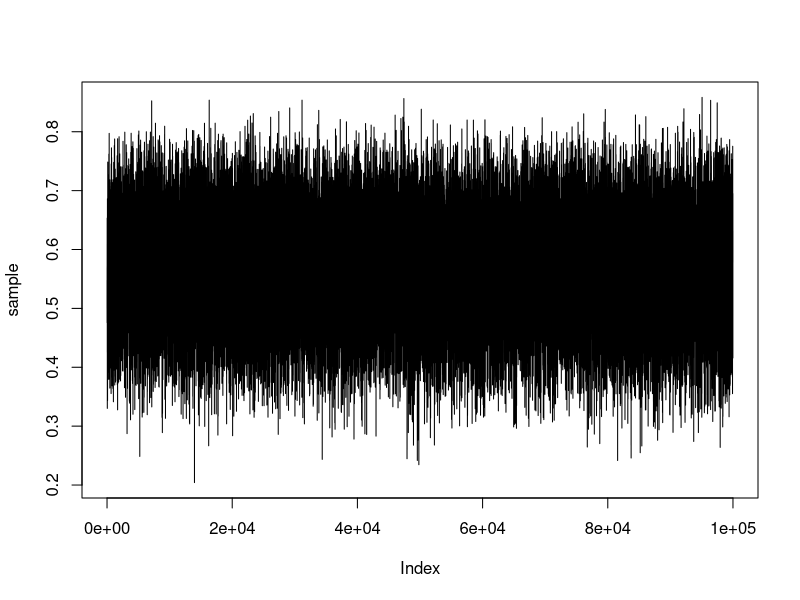
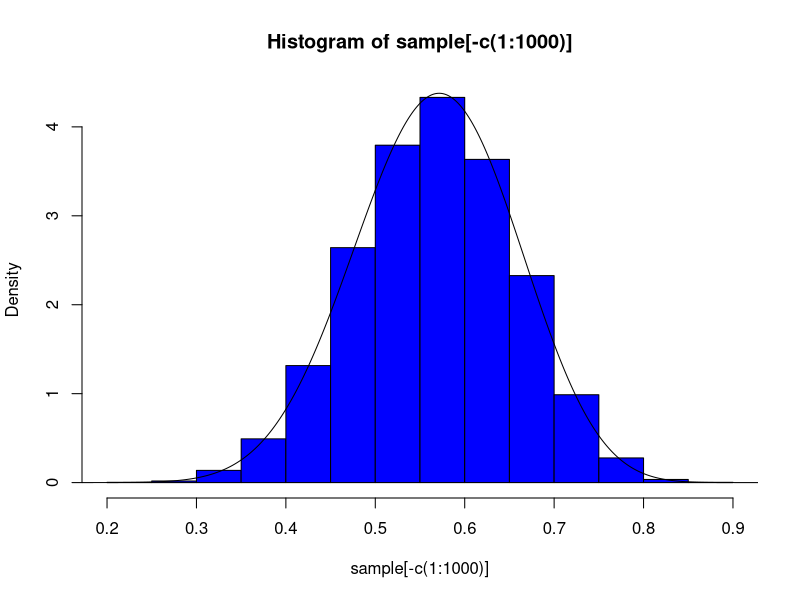
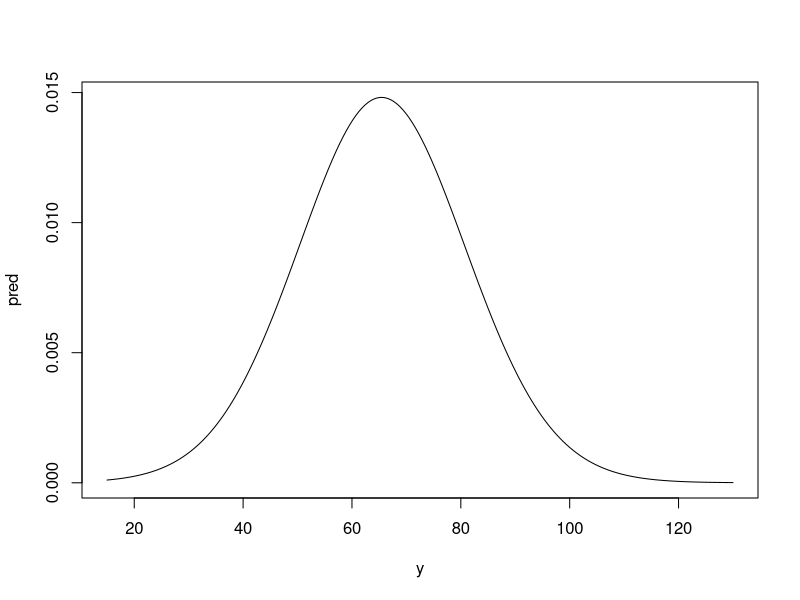
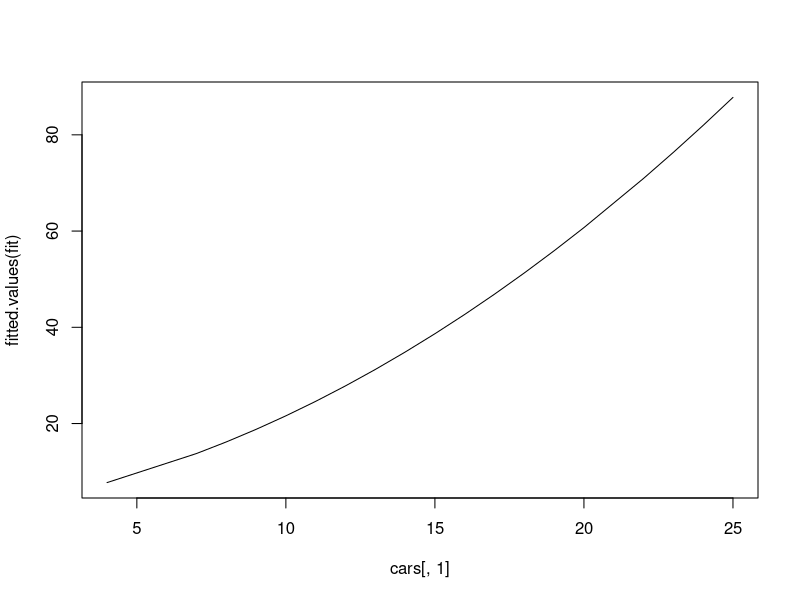
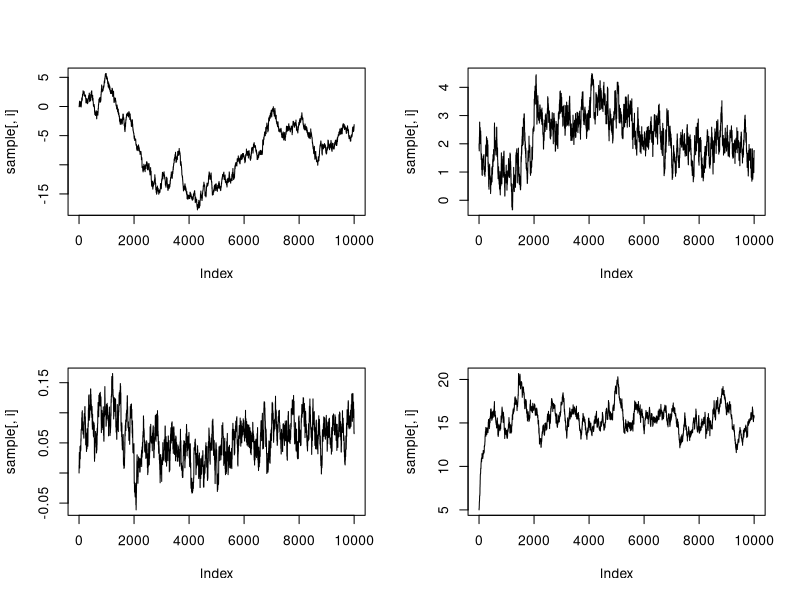
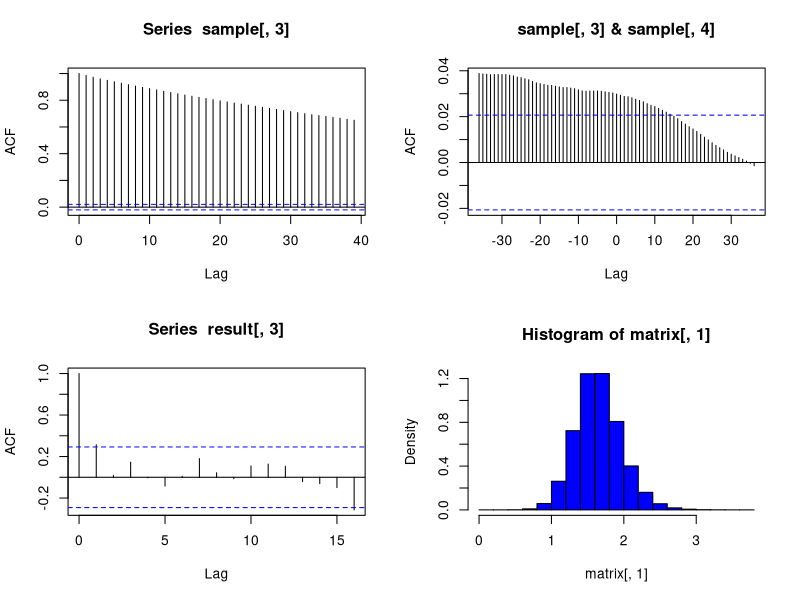

Generate these figures, in order, with R: (Note: this script raises an error after producing the figures.)
## ---- chunk 1
##simulate from Beta(17, 13)
N = 100000;

sample = rep(0.5, N);
for(i in 2:N){
  prop = sample[i-1]+rnorm(1, 0, 0.2); ##symmetric
  acc = min(1, dbeta(prop, 17, 13)/dbeta(sample[i-1], 17, 13))
  if(runif(1, 0, 1) < acc)
    sample[i] = prop
  else
    sample[i] = sample[i-1]
}
plot(sample, type="l", )
hist(sample[-c(1:1000)], col="blue", prob=TRUE)
x = seq(0, 1, length=1000)
lines(x, dbeta(x, 17, 13))

##now assume this is our prior for p
## we get 12 new trials and want to predict >= 7 successes
pred = mean(1-pbinom(6, 12, sample))

sum(sample[-1] == sample[-N]) ##number of times reject
## ---- chunk 2
library(LearnBayes)
library(coda)
data(cars)
N = 10000
post <- function(theta){
  prod(dnorm(cars[,2], theta[1]+theta[2]*cars[,1]+theta[3]*cars[,1]^2, theta[4]))
}

log_post <- function(theta){
  sum(dnorm(cars[,2], theta[1]+theta[2]*cars[,1]+theta[3]*cars[,1]^2, theta[4], log=TRUE))
}

sample = matrix(numeric(N*4), ncol = 4)
y = seq(15, 130, length = 200)
pred = matrix(numeric(N*200), ncol = 200)
sample[1,] = c(0, 2, 0, 5);
theta = sample[1,]
speed = 21
pred[1,] = dnorm(y, theta[1]+theta[2]*speed+theta[3]*speed^2, theta[4])
preds = numeric(N)
for(i in 2:N){
  prop = sample[i-1,] + rnorm(4, 0, c(0.2, 0.2, 0.01, 0.2))

  acc = min(1, post(prop)/post(sample[i-1,]))
  if(runif(1, 0, 1) < acc)
    sample[i,] = prop
  else
    sample[i,] = sample[i-1,]
  theta = sample[i,]
  pred[i,] = dnorm(y, theta[1]+theta[2]*speed+theta[3]*speed^2, theta[4])
  preds[i] = rnorm(1, theta[1]+theta[2]*speed+theta[3]*speed^2, theta[4])
}

pred = apply(pred, 2, mean)
pred = pred/sum(pred)
plot(y, pred, type="l")

fit = lm(dist ~ poly(speed, degree = 2), data = cars)
plot(cars[,1], fitted.values(fit), type="l")
obs = data.frame(speed = 21)
predict(fit, obs, interval = "confidence")
quantile(preds, c(0.025, 0.975))

par(mfrow = c(2,2))
for(i in 1:4)
  plot(sample[,i], type="l") #can use these traceplots to see how much to remove for burn in
sample = sample[-(1:1000),]

acf(sample[,3]) ##the blue lines is the complement of the rejection region under the 
                ## null that they are independent.
ccf(sample[,3], sample[,4])

## if want a true sample then need to use thinning and take, e.g every 200:th sample point
result = sample[(1:45)*200,]
acf(result[,3]) ## now not as correlated

lap.approx = laplace(log_post, c(-17, 4, 0, 15))
start = lap.approx$mode
steps = sqrt(diag(lap.approx$var))/10






## ---- chunk 3
data = c(1, 1.4, 1.9, 0.3, 1.5, 1.7) 
# and then there are two observations censored by 2. 
N = 100000

matrix = matrix(c(0, 3 ,3 ), nrow=N, ncol=3, byrow=TRUE)
for(i in 2:N){
  res = rnorm(1, matrix[i-1,1], 1)
  while(res < 2)
    res = rnorm(1, matrix[i-1,1], 1)
  matrix[i,2] = res
  
  res = rnorm(1, matrix[i-1,1], 1)
  while(res < 2)
    res = rnorm(1, matrix[i-1,1], 1)
  matrix[i,3] = res
  
  aug.data = c(data, matrix[i,2], matrix[i,3])
  matrix[i,1] = rnorm(1, mean(aug.data), sd(aug.data)/sqrt(8))
    
}

hist(matrix[,1], prob=TRUE, col="blue")
## ---- chunk 4
library(LearnBayes)
n = 5
y = 5
mu = 0
s2 = 0.25
log_post <- function(theta) {y*theta-n*log(1+exp(theta))-(theta-mu)^2/(2*s2)}
post <- function(theta) exp(log_post(theta)) #known up to constant is ok in rejection sampling

laplace.approx = laplace(log_post, c(0))
mu.app = laplace.approx$mode
var.app = laplace.approx$var
# Now want to calc. prob coin is biased toward  heads (theta pos)

P = 1-pnorm(0, mu.app, sqrt(var.app))
M = -optim(0, function(x) -post(x)/dnorm(x, 0, sqrt(s2)), lower = -5, upper = 5, method="Brent")$value
#note need M > 1

sample = numeric(10000)
for(i in 1:10000){
  Y = rnorm(1, 0, sqrt(s2))
  U = runif(1, 0, 1)
  while(U > 1/M * post(Y)/dnorm(Y, 0, sqrt(s2))){
    Y = rnorm(1, 0, sqrt(s2))
    U = runif(1, 0, 1)
  }
  sample[i] = Y
}

P.rej = sum(sample > 0)/length(sample)

#dont know why SIR works when not normalized but it does!!
prop.sample = rnorm(10000, 0, sqrt(s2)) #now want to use SIR
weights = post(prop.sample)/dnorm(prop.sample, 0, sqrt(s2))
probs = weights/sum(weights) ##nomalize
sample = sample(sample, 10000, replace=TRUE, prob = probs)

P.sir = sum(sample > 0)/length(sample)

sample = rep(0,10000)
sample[1] = mu.app
for(i in 2:10000){
  prop = sample[i-1] + rnorm(1, 0, 2*sqrt(var.app))
  acc = min(1, post(prop)/post(sample[i-1]))
  if(runif(1) < acc)
    sample[i] = prop
  else
    sample[i] = sample[i-1]
}

P.mh = sum(sample > 0)/length(sample)


## ---- chunk 5
library(LearnBayes)
months = 1:18
y = c(15, 11, 14, 17, 5, 11, 10, 4, 8 ,10,7,9,11,3,6,1,1,4)
log_post <- function(b){
  b0 = b[1]
  b1 = b[2]
  sum(y*(b0+b1*months)-exp(b0+b1*months))
}
post <- function(b) exp(log_post(b))

laplace.approx = laplace(log_post, c(5,-1))
mean = laplace.approx$mode
var = laplace.approx$var
sd = sqrt(diag(var))
##use this in the sir algorithm to sample from post!!
sample.prop = matrix(numeric(2*10000), ncol=2)
sample.prop[,1] = rnorm(10000, mean[1], sd[1])
sample.prop[,2] = rnorm(10000, mean[2], sd[2])

weights = post(sample.prop)/dnorm()

## ---- chunk 6

##want to sample from truncated Beta(2.7, 6.3) at [0.25, 0.75]
## use ind prop fun unif[0.25, 0.75] 
ff <- function(x){ ## only need to be able to eval unnormalized fun in MH
  if ( x < 0.25 || x  > 0.75)
    return(0)
  dbeta(x, 2.7, 6.3)
}
res = rep(0, 10000)
res[1] = 0.5
for(i in 2:10000){
  prop = runif(1, 0.25, 0.75)
  acc = min(1, ff(prop)/ff(res[i-1]))
  if(runif(1) < acc)
    res[i] = prop
  else
    res[i] = res[i-1]
}

hist(res, prob=TRUE, col="BLUE", xlim = c(0,1))


## ---- chunk 7
#example EM-algorithm

data <- c(0.1, 1.3, 0.9, 4.3, 4.9, 3.7, 2.1)
p = rep(0, length(data))

mu = 0.5
for(i in 2:1000){
  p = dnorm(data, mu, 1)/(dnorm(data, mu, 1) + dnorm(data, 0, 1))
  mu = sum(p*data)/sum(p)
  
}
plot(data, col="red", type="p")
## ---- chunk 8
likeli <- function(R_J, R_A){
  return(exp(-R_J)*R_J^66*exp(-R_A)*R_A^48)
}

R_J = rgamma(10000, 240, 4)
R_A = rgamma(10000, 200, 4)
R = rgamma(10000, 220, 4)

sum(likeli(R_J,R_A))/sum(likeli(R,R))
